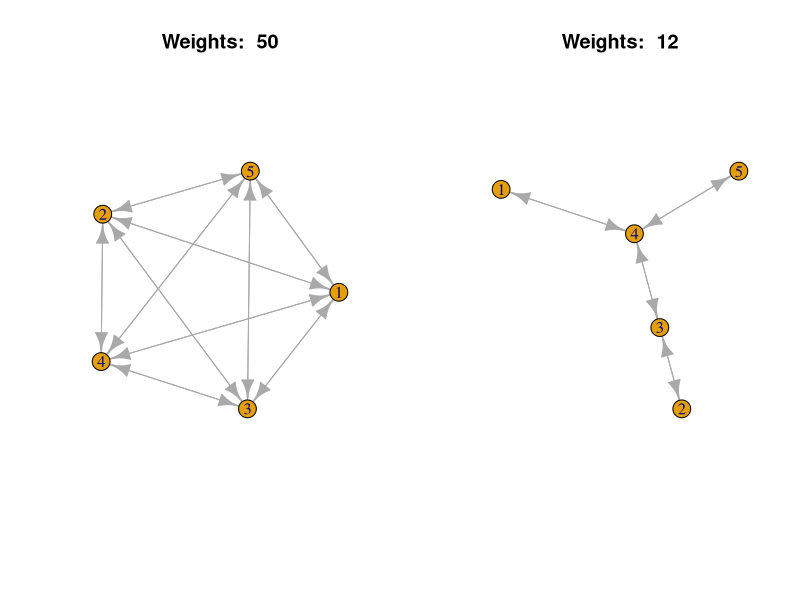

Recreate this plot in R.
library(igraph)

#Plot given graph using the given matrix
plot_graphs = function(g1, g2) {
  grph1 <- graph_from_adjacency_matrix(!(g1 == 0))
  grph2 <- graph_from_adjacency_matrix(!(g2 == 0))
  layout <- layout_in_circle(grph1)
  layout <- layout_in_circle(grph2)
  
  par(mfrow = c(1, 2))
  plot(grph1, main = paste("Weights: ", sum(g1)/2))
  plot(grph2, main = paste("Weights: ", sum(g2)/2))

}

#Return minimal coordinates vector in submatrix or rows and cols
min_in_submatrix = function(mat, rows, cols) {
  min = mat[rows[1], cols[1]]
  coord = c(rows[1],cols[1])
  for (i in rows) {
    for (j in cols) {
      current = mat[i, j]
      if (min > current && (i != j)) {
        min = current
        coord = c(i, j)
      }
    }
  }
  return(coord)
}

#Return matrix representing graph, that is a minimal spanning tree of
#the graph represented by input matrix
minimal_spanning_tree = function(graph) {
  #Empty result
  res = matrix(rep(0, nrow(graph) * ncol(graph)), nrow=nrow(graph), ncol=ncol(graph))
  unselected = seq(2,ncol(graph), by=1)
  selected = c(1)
  #While not all vertices are added we continue
  while (!length(unselected) == 0) {
    #Choose minimal value edge, that has one node in selected and other in uselected
      next_node = min_in_submatrix(graph, selected, unselected)
      selected = append(selected, next_node[2])
      print(selected)
      #Remove selected column from unselected
      unselected = unselected[!unselected == next_node[2]]
      res[next_node[1], next_node[2]] = graph[next_node[1], next_node[2]]
      res[next_node[2], next_node[1]] = res[next_node[1], next_node[2]]
  }
  plot_graphs(graph, res)
  return(res)
}


full_graph=matrix(c(0,7,5,4,8,  7,0,1,3,8, 5,1,0,2,7,  4,3,2,0,5,  8,8,7,5,0), nrow=5, ncol=5, byrow=TRUE)
spt = minimal_spanning_tree(full_graph)
